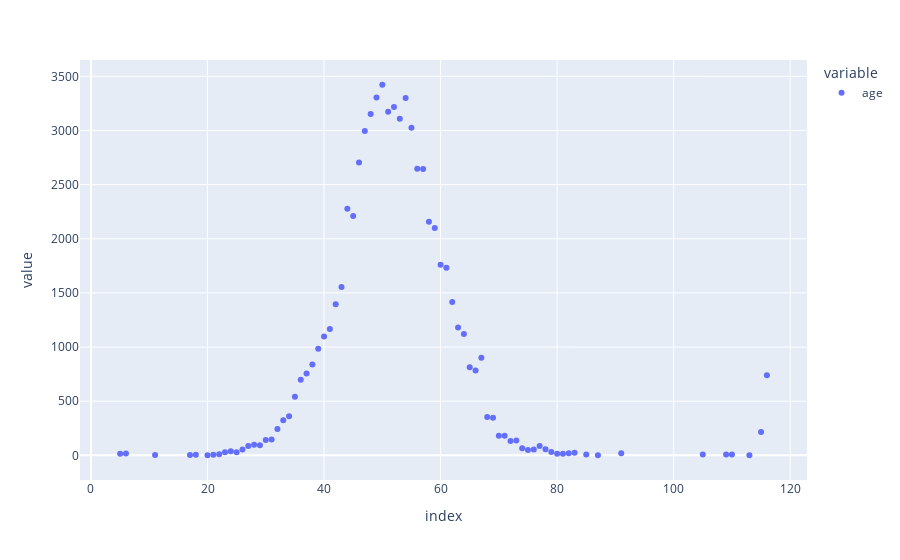

Notebook cell for this chart:
### Code cell
px.scatter(df_4)

### Figure 1 — Plotly figure (JSON) as saved in the notebook; plotly's stock layout.template omitted (floating-point values rounded to 4 significant figures)
{"data": [{"hovertemplate": "variable=age<br>index=%{x}<br>value=%{y}<extra></extra>", "legendgroup": "age", "marker": {"color": "#636efa", "symbol": "circle"}, "mode": "markers", "name": "age", "orientation": "v", "showlegend": true, "type": "scatter", "x": [5, 6, 11, 17, 18, 20, 21, 22, 23, 24, 25, 26, 27, 28, 29, 30, 31, 32, 33, 34, 35, 36, 37, 38, 39, 40, 41, 42, 43, 44, 45, 46, 47, 48, 49, 50, 51, 52, 53, 54, 55, 56, 57, 58, 59, 60, 61, 62, 63, 64, 65, 66, 67, 68, 69, 70, 71, 72, 73, 74, 75, 76, 77, 78, 79, 80, 81, 82, 83, 85, 87, 91, 105, 109, 110, 113, 115, 116], "xaxis": "x", "y": [16, 18, 3, 3, 5, 1, 6, 10, 29, 38, 28, 53, 86, 97, 94, 142, 147, 244, 325, 360, 542, 697, 756, 838, 985, 1097, 1167, 1395, 1555, 2276, 2210, 2705, 2996, 3152, 3305, 3422, 3173, 3217, 3107, 3300, 3026, 2646, 2643, 2158, 2099, 1760, 1733, 1415, 1180, 1120, 813, 783, 902, 354, 347, 182, 181, 132, 137, 65, 49, 54, 86, 57, 30, 16, 14, 20, 25, 9, 1, 19, 7, 8, 7, 1, 215, 739], "yaxis": "y"}], "layout": {"legend": {"title": {"text": "variable"}, "tracegroupgap": 0}, "margin": {"t": 60}, "xaxis": {"anchor": "y", "domain": [0, 1], "title": {"text": "index"}}, "yaxis": {"anchor": "x", "domain": [0, 1], "title": {"text": "value"}}}}
